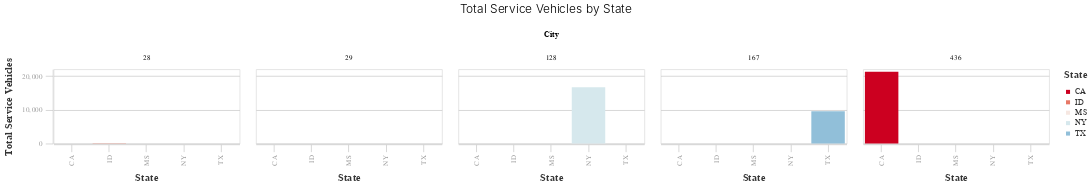

Notebook cell for this chart:
### Code cell
alt.themes.enable("fivethirtyeight")

chart = (alt.Chart(analysis)
         .mark_bar()
         .encode(
             x=alt.X("State", title="State"),
             y=alt.Y("Total_Service_Vehicles", title="Total Service Vehicles"),
             column = "City",
             color = alt.Color("State", 
                              scale=alt.Scale(
                                  range=altair_utils.FIVETHIRTYEIGHT_DIVERGING_COLORS
                              )
                              )
         )
)

chart = (altair_utils.preset_chart_config(chart)
         # Add further tweaks to configuration after
         .properties(width = 250, height =100, 
                     title="Total Service Vehicles by State")
        )

chart
